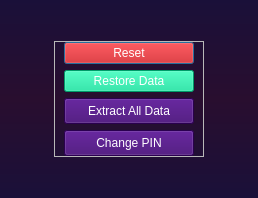
<?xml version="1.0" encoding="UTF-8"?>
<ui version="4.0">
 <class>Dialog</class>
 <widget class="QDialog" name="Dialog">
  <property name="geometry">
   <rect>
    <x>0</x>
    <y>0</y>
    <width>258</width>
    <height>198</height>
   </rect>
  </property>
  <property name="windowTitle">
   <string>Parental Settings</string>
  </property>
  <property name="windowIcon">
   <iconset resource="resource.qrc">
    <normaloff>:/icon/logo.ico</normaloff>:/icon/logo.ico</iconset>
  </property>
  <property name="styleSheet">
   <string notr="true">#Dialog {background-color: qlineargradient(x1:0 y1:0, x2:0 y2:1, stop:0 rgb(26, 16, 57), stop:0.5 rgb(41, 14, 47), stop:1 rgb(26, 16, 57))}</string>
  </property>
  <layout class="QVBoxLayout" name="verticalLayout">
   <item alignment="Qt::AlignHCenter">
    <widget class="QFrame" name="ButtonFrame_2">
     <property name="sizePolicy">
      <sizepolicy hsizetype="Preferred" vsizetype="Fixed">
       <horstretch>0</horstretch>
       <verstretch>0</verstretch>
      </sizepolicy>
     </property>
     <property name="styleSheet">
      <string notr="true">color: white;
font-family: &quot;Roboto&quot;, sans-serif;</string>
     </property>
     <property name="frameShape">
      <enum>QFrame::StyledPanel</enum>
     </property>
     <property name="frameShadow">
      <enum>QFrame::Raised</enum>
     </property>
     <layout class="QVBoxLayout" name="verticalLayout_2">
      <property name="topMargin">
       <number>0</number>
      </property>
      <property name="bottomMargin">
       <number>0</number>
      </property>
      <item>
       <widget class="QPushButton" name="reset_parental_btn">
        <property name="minimumSize">
         <size>
          <width>130</width>
          <height>0</height>
         </size>
        </property>
        <property name="styleSheet">
         <string notr="true">QPushButton{
background-color: #a10000;
}

QPushButton{
background: #d10000;
}</string>
        </property>
        <property name="text">
         <string>Reset</string>
        </property>
       </widget>
      </item>
      <item>
       <widget class="QPushButton" name="restore_btn">
        <property name="enabled">
         <bool>true</bool>
        </property>
        <property name="minimumSize">
         <size>
          <width>130</width>
          <height>0</height>
         </size>
        </property>
        <property name="styleSheet">
         <string notr="true">QPushButton {background-color: #00d991;}
QPushButton:hover{background-color: #00fca8;}
QPushButton:pressed{background-color: #00fca8;}</string>
        </property>
        <property name="text">
         <string>Restore Data</string>
        </property>
       </widget>
      </item>
      <item>
       <widget class="QPushButton" name="exct_data_btn">
        <property name="minimumSize">
         <size>
          <width>130</width>
          <height>0</height>
         </size>
        </property>
        <property name="styleSheet">
         <string notr="true">QPushButton{
background-color: #3b006e;
padding: 5px 20px 5px 20px;
}

QPushButton:hover{
background: #a200ff;
}</string>
        </property>
        <property name="text">
         <string>Extract All Data</string>
        </property>
       </widget>
      </item>
      <item>
       <widget class="QPushButton" name="changePIN_btn">
        <property name="minimumSize">
         <size>
          <width>130</width>
          <height>0</height>
         </size>
        </property>
        <property name="styleSheet">
         <string notr="true">QPushButton{
background-color: #3b006e;
padding: 5px 20px 5px 20px;
}

QPushButton:hover{
background: #a200ff;
}</string>
        </property>
        <property name="text">
         <string>Change PIN</string>
        </property>
       </widget>
      </item>
     </layout>
    </widget>
   </item>
  </layout>
 </widget>
 <resources>
  <include location="resource.qrc"/>
 </resources>
 <connections/>
</ui>
